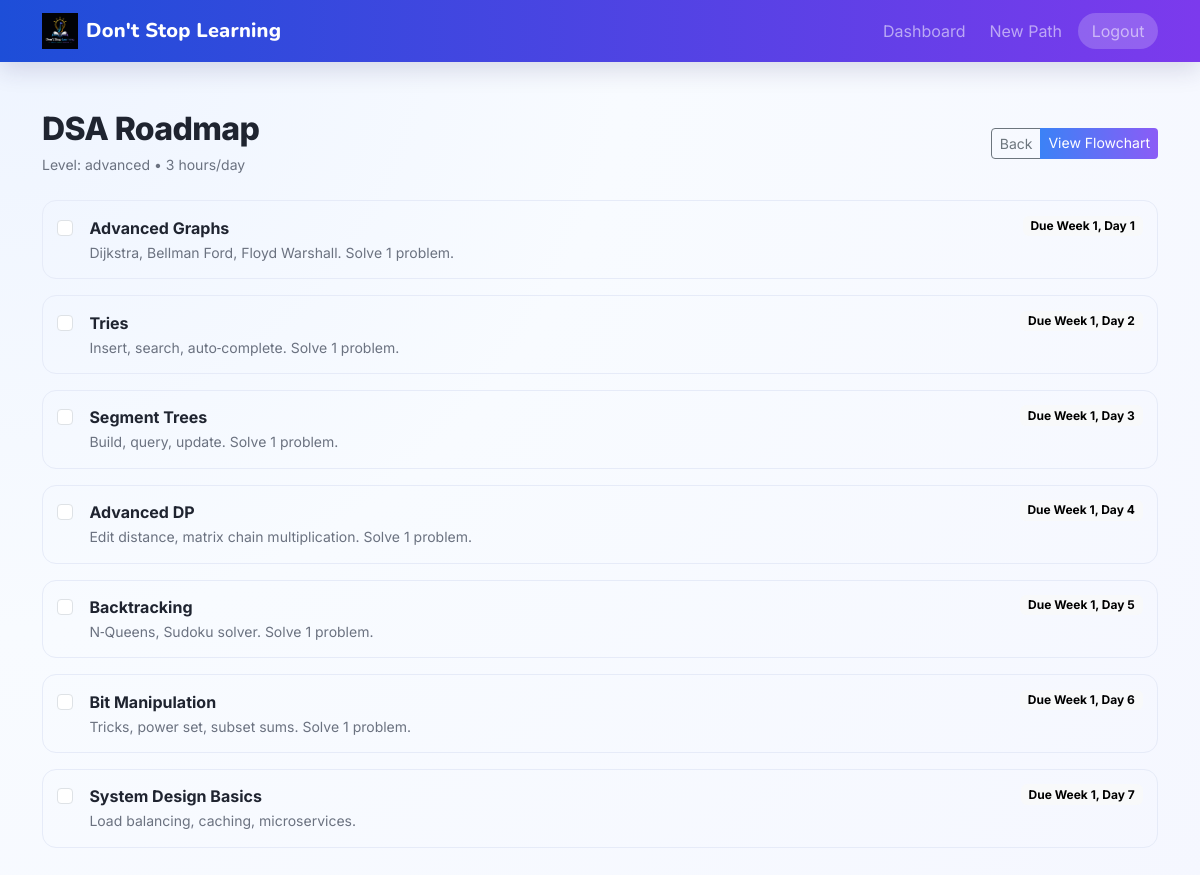
The app's page /roadmap/2 (signed in) with its own data.
### app/models.py (models this page shows)
class Roadmap(db.Model):
    id = db.Column(db.Integer, primary_key=True)
    skill = db.Column(db.String(50), nullable=False)
    level = db.Column(db.String(20), nullable=False)      # beginner, intermediate, advanced
    goal = db.Column(db.Text, nullable=False)
    time_per_day = db.Column(db.String(20), nullable=False) # e.g. "1 hour", "2 hours"
    created_at = db.Column(db.DateTime, default=datetime.utcnow)
    user_id = db.Column(db.Integer, db.ForeignKey('user.id'), nullable=False)
    tasks = db.relationship('Task', backref='roadmap', lazy=True, order_by="Task.order")

class Task(db.Model):
    id = db.Column(db.Integer, primary_key=True)
    title = db.Column(db.String(100), nullable=False)
    description = db.Column(db.Text, nullable=True)
    order = db.Column(db.Integer, nullable=False)
    is_completed = db.Column(db.Boolean, default=False)
    due_date = db.Column(db.String(30), nullable=True)    # "Week 1, Day 3"
    roadmap_id = db.Column(db.Integer, db.ForeignKey('roadmap.id'), nullable=False)

### app/learning/routes.py (the view)
@learning.route('/roadmap/<int:roadmap_id>')
@login_required
def view_roadmap(roadmap_id):
    roadmap = Roadmap.query.get_or_404(roadmap_id)
    if roadmap.user_id != current_user.id:
        flash('Access denied.', 'danger')
        return redirect(url_for('main.dashboard'))
    tasks = Task.query.filter_by(roadmap_id=roadmap.id).order_by(Task.order).all()
    return render_template('learning/roadmap.html', roadmap=roadmap, tasks=tasks)

### app/models.py (called while the page is built)
@login_manager.user_loader
def load_user(user_id):
    return User.query.get(int(user_id))

### app/templates/learning/roadmap.html
{% extends "base.html" %}
{% block content %}
<div class="d-flex flex-wrap justify-content-between align-items-center mb-4 gap-3">
    <div>
        <h2 class="section-title mb-1">{{ roadmap.skill }} Roadmap</h2>
        <small class="text-muted">Level: {{ roadmap.level }} • {{ roadmap.time_per_day }}/day</small>
    </div>
    <div class="btn-group">
        <a href="{{ url_for('main.dashboard') }}" class="btn btn-outline-secondary btn-sm">Back</a>
        <a href="{{ url_for('learning.roadmap_flowchart', roadmap_id=roadmap.id) }}" class="btn btn-primary btn-sm">View Flowchart</a>
    </div>
</div>
<div class="d-grid gap-3">
    {% for task in tasks %}
    <div class="roadmap-item task-item {% if task.is_completed %}completed{% endif %}" id="task-{{ task.id }}">
        <div class="d-flex justify-content-between align-items-start gap-3">
            <div class="d-flex align-items-start">
                <input type="checkbox" class="form-check-input me-3 mt-1 task-checkbox" data-task-id="{{ task.id }}" {% if task.is_completed %}checked{% endif %}>
                <div>
                    <strong class="d-block">{{ task.title }}</strong>
                    <small class="text-muted">{{ task.description }}</small>
                </div>
            </div>
            <span class="badge text-bg-light">Due {{ task.due_date }}</span>
        </div>
    </div>
    {% else %}
    <p class="text-muted">No tasks found. Something went wrong.</p>
    {% endfor %}
</div>
{% endblock %}

### app/static/css/style.css (style rules this page uses)
:root { --bg: #f5f7ff; --surface: #ffffff; --text: #1f2430; --muted: #6b7280; --brand-1: #3b82f6; --brand-2: #8b5cf6; --ok: #10b981; --ring: rgba(59, 130, 246, 0.2); }
body { font-family: "Inter", system-ui, -apple-system, "Segoe UI", Roboto, Arial; background: radial-gradient( circle at 0% 0%, #eef4ff 0, #f8fbff 42%, var(--bg) 100% ); color: var(--text); }
.btn-primary { border: none; background-image: linear-gradient(90deg, var(--brand-1), var(--brand-2)); }
.section-title { font-weight: 800; letter-spacing: -0.02em; }
.text-muted { color: var(--muted) !important; }
.roadmap-item { border: 1px solid #e6ebf8; border-radius: 14px; padding: 0.9rem; transition: all 0.2s ease; }

### records on screen
Roadmap: skill "DSA", level "advanced", time_per_day "3 hours"
Task: title "Advanced Graphs", description "Dijkstra, Bellman Ford, Floyd Warshall. Solve 1 problem.", due_date "Week 1, Day 1"
Task: title "Tries", description "Insert, search, auto‑complete. Solve 1 problem.", due_date "Week 1, Day 2"
Task: title "Segment Trees", description "Build, query, update. Solve 1 problem.", due_date "Week 1, Day 3"
Task: title "Advanced DP", description "Edit distance, matrix chain multiplication. Solve 1 problem.", due_date "Week 1, Day 4"
Task: title "Backtracking", description "N‑Queens, Sudoku solver. Solve 1 problem.", due_date "Week 1, Day 5"
Task: title "Bit Manipulation", description "Tricks, power set, subset sums. Solve 1 problem.", due_date "Week 1, Day 6"
Task: title "System Design Basics", description "Load balancing, caching, microservices.", due_date "Week 1, Day 7"
